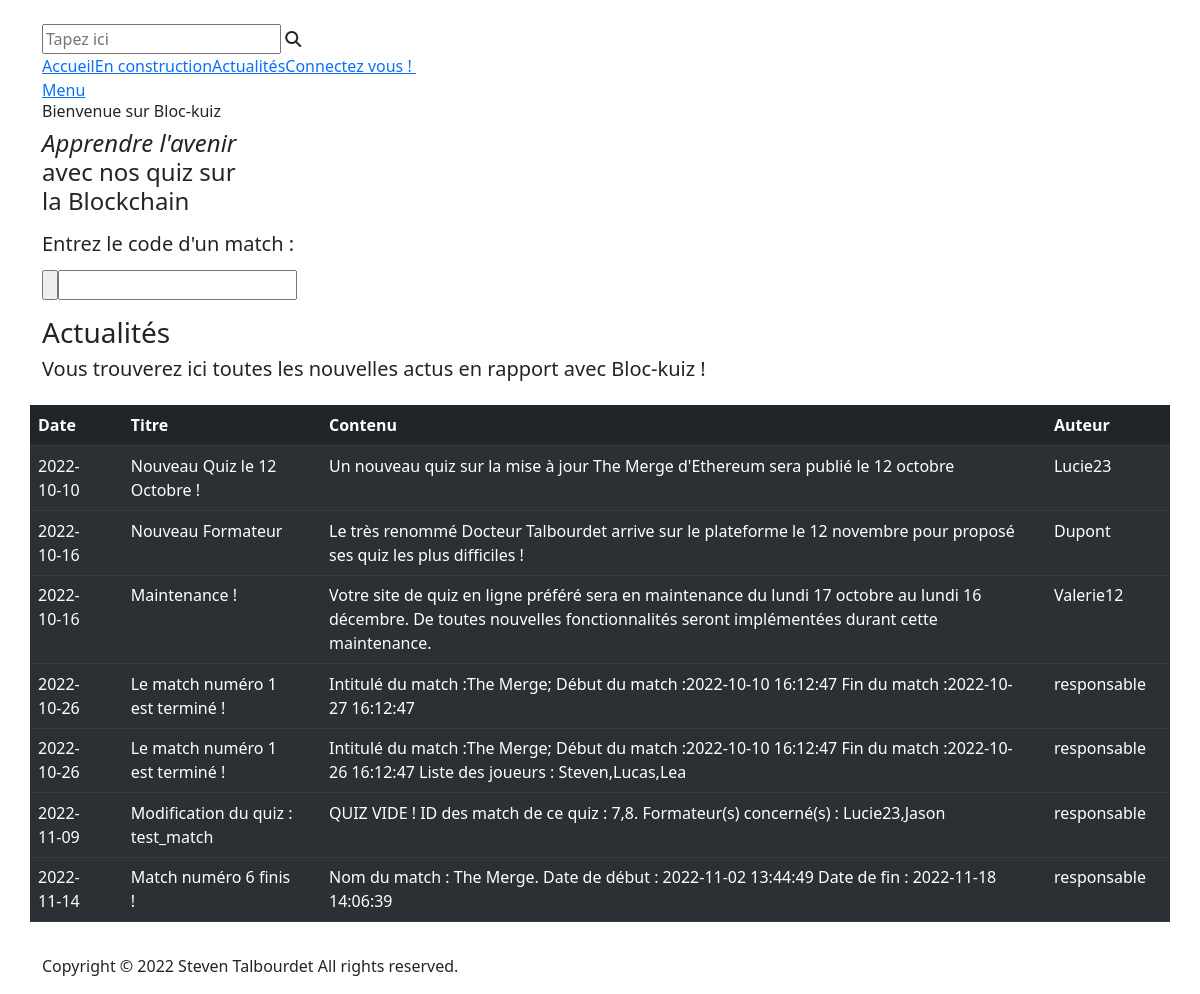
/CodeIgniter/index.php, run on the app's committed database.
### tables this page shows
CREATE TABLE `T_NEWS_new` (
  `new_titre` varchar(200) NOT NULL,
  `new_contenu` varchar(500) NOT NULL,
  `new_date` date NOT NULL,
  `new_id` int(11) NOT NULL,
  `usr_id` int(11) NOT NULL
);

CREATE TABLE `T_UTILISATEUR_usr` (
  `usr_pseudo` varchar(45) NOT NULL,
  `usr_mdp` char(64) NOT NULL,
  `usr_role` char(1) NOT NULL,
  `usr_etat` char(1) NOT NULL,
  `usr_id` int(11) NOT NULL
);

### CodeIgniter/application/controllers/Accueil.php (called while the page is built, shortened)
<?php
class Accueil extends CI_Controller {
    public function __construct()
    {
        $this->load->helper('url');
        $this->load->model('db_model');
    }
    public function afficher()
    {
        $this->load->helper('form');
        $this->load->library('form_validation');
        $data['titre'] = 'Liste des actualités :';
        $data['all_actu'] = $this->db_model->get_all_actualite();
        $data['match_exist'] = $this->db_model->get_match_exist();
        $this->load->view('templates/haut');
        $this->load->view('templates/menu_visiteur');
        $this->load->view('page_accueil',$data);
        $this->load->view('templates/bas');
    }
}
?>

### CodeIgniter/index.php (called while the page is built, shortened)
<?php
require_once BASEPATH.'core/CodeIgniter.php';

### CodeIgniter/application/models/Db_model.php (called while the page is built, shortened)
<?php
class Db_model extends CI_Model {
    public function get_all_actualite()
    {
        $query = $this->db->query(" SELECT new_date, new_titre, new_contenu, usr_pseudo,new_id FROM T_NEWS_new
                                    join T_UTILISATEUR_usr using(usr_id);");
        return $query->result_array();
    }
}
?>

### CodeIgniter/application/views/page_accueil.php (the view, shortened to what this page needs)
<div class="container">
    <div class="row">
      <div class="col-lg-12">
        <div class="page-content">
          <div class="main-banner">
            <div class="row">
              <div >
                <div class="header-text">
                  <h6>Bienvenue sur Bloc-kuiz</h6>
                  <h4><em>Apprendre l'avenir</em> <br>avec nos quiz sur <br>la Blockchain</h4>
                    <div class="tm-main-content tm-gallery-container">
                      <p>
                        <?php
                            echo form_open('match_exister',array('class' => 'test'   ));
                            echo "<h5 style = 'margin-bottom :-10px'>";
                            echo form_label('Entrez le code d\'un match :',);
                            echo "</h5>";
                            echo "<br>";
                            echo "<div class='test2'>";
                              echo "<input type='submit' name='submit' value='' class='input_button' />";
                              $champ1=array('name'=>'code_match', 'required'=>'required','class'=>'input_style', 'maxlength' => '8','minlength' => '8');
                              echo form_input($champ1);
                        ?>
                            </div>
                        </form>
                      </p>
                    </div>
                </div>
              </div>
            </div>
          </div>
          <div class="most-popular">
            <div class="row">
            <h3>Actualités</h3>
            <h5>Vous trouverez ici toutes les nouvelles actus en rapport avec Bloc-kuiz ! </h5>
            <p>
                    <?php
                        if($all_actu != NULL) {
                          echo "<table class='table table-striped table-dark  table-hover'  >";
                              echo "<thead>";
                                echo "<tr>";
                                  echo "<th >Date</th>";
                                  echo"<th ></th>";
                                  echo "<th >Titre</th>";
                                  echo "<th ></th>";
                                  echo "<th >Contenu</th>";
                                  echo "<th ></th>";
                                  echo "<th >Auteur</th>";
                                  echo "<th ></th>";
                                echo "</tr>";
                              echo "</thead>";
                            echo "<tbody>";
                              foreach($all_actu as $info){
                                    echo '<tr onclick="window.location=\'https://obiwan.univ-brest.fr/difal3/ztalboust/dev/v1/CodeIgniter/index.php/actualite/afficher/'.$info["new_id"].'\'" style="cursor: pointer">';
                                      echo "<td>";
                                          echo $info["new_date"];
                                      echo "<td/>";
                                      echo "<td/>";
                                        echo $info["new_titre"] ;
                                      echo "<td/>";
                                      echo "<td/>";
                                        echo $info["new_contenu"];
                                      echo "<td/>";
                                      echo "<td/>";
                                        echo $info["usr_pseudo"];
                                      echo "<td/>";
                              }
                        }
                            else {
                            echo "Aucune actu pour le moment !";
                        }
                    ?>
                </tbody>
              </table>
                    </p>
            </div>
          </div>
        </div>
      </div>
    </div>
  </div>

### CodeIgniter/application/views/templates/haut.php (shortened to what this page needs)
<!DOCTYPE html>
<html lang="en">
  <head>
    <link href="<?php echo base_url();?>style/front_end/vendor/bootstrap/css/bootstrap.min.css" rel="stylesheet">
    <link rel="stylesheet" href="<?php echo base_url();?>style/front_end/assets/css/fontawesome.css">
    <link rel="stylesheet" href="<?php echo base_url();?>style/front_end/assets/css/templatemo-cyborg-gaming.css">
    <link rel="stylesheet" href="<?php echo base_url();?>style/front_end/assets/css/owl.css">
    <link rel="stylesheet" href="<?php echo base_url();?>style/front_end/assets/css/animate.css">
    <link rel="stylesheet"href="https://unpkg.com/swiper@7/swiper-bundle.min.css"/>
  </head>
<body>
  <header class="header-area header-sticky">
    <div class="container">
        <div class="row">
            <div class="col-12">
                <nav class="main-nav">

### CodeIgniter/application/views/templates/menu_visiteur.php
                  <div class="search-input">
                    <form id="search" action="#">
                      <input type="text" placeholder="Tapez ici" id='searchText' name="searchKeyword" onkeypress="handle" />
                      <i class="fa fa-search"></i>
                    </form>
                  </div>
                  <ul class="nav">
                      <li><a href="<?php echo $this->config->base_url(); ?>">Accueil</a></li>
                      <li><a href="<?php echo $this->config->base_url(); ?>">En construction</a></li>
                      <li><a href="<?php echo $this->config->base_url(); ?>index.php/actualite/afficher">Actualités</a></li>
                      <li><a href="<?php echo $this->config->base_url(); ?>index.php/compte/connecter">Connectez vous ! <img src="<?php echo base_url();?>style/front_end/assets/images/profile-header.jpg" alt=""></a></li>
                  </ul>
                  <a class='menu-trigger'>
                      <span>Menu</span>
                  </a>
              </nav>
          </div>
      </div>
  </div>
</header>

### CodeIgniter/application/views/templates/bas.php (shortened to what this page needs)
 <footer>
    <div class="container">
      <div class="row">
        <div class="col-lg-12">
          <p>Copyright © 2022 Steven Talbourdet All rights reserved. </p>
        </div>
      </div>
    </div>
  </footer>
  </body>
</html>

### data on the page
t_news_new: new_date "2022-10-10", new_titre "Nouveau Quiz le 12 Octobre !", new_contenu "Un nouveau quiz sur la mise à jour The Merge d'Ethereum sera publié le 12 octobre", usr.usr_pseudo "Lucie23"
t_news_new: new_date "2022-10-16", new_titre "Nouveau Formateur", new_contenu "Le très renommé Docteur Talbourdet arrive sur le plateforme le 12 novembre pour proposé ses quiz les plus difficiles !", usr.usr_pseudo "Dupont"
t_news_new: new_date "2022-10-16", new_titre "Maintenance !", new_contenu "Votre site de quiz en ligne préféré sera en maintenance du lundi 17 octobre au lundi 16 décembre. De toutes nouvelles fonctionnalités seront implémentées durant cette maintenance.", usr.usr_pseudo "Valerie12"
t_news_new: new_date "2022-10-26", new_titre "Le match numéro 1 est terminé !", new_contenu "Intitulé du match :The Merge; Début du match :2022-10-10 16:12:47 Fin du match :2022-10-27 16:12:47", usr.usr_pseudo "responsable"
t_news_new: new_date "2022-10-26", new_titre "Le match numéro 1 est terminé !", new_contenu "Intitulé du match :The Merge; Début du match :2022-10-10 16:12:47 Fin du match :2022-10-26 16:12:47 Liste des joueurs : Steven,Lucas,Lea", usr.usr_pseudo "responsable"
t_news_new: new_date "2022-11-09", new_titre "Modification du quiz : test_match", new_contenu "QUIZ VIDE ! ID des match de ce quiz : 7,8. Formateur(s) concerné(s) : Lucie23,Jason", usr.usr_pseudo "responsable"
t_news_new: new_date "2022-11-14", new_titre "Match numéro 6 finis !", new_contenu "Nom du match : The Merge. Date de début : 2022-11-02 13:44:49 Date de fin : 2022-11-18 14:06:39", usr.usr_pseudo "responsable"

### other printed values
form_label('Entrez le code d\'un match :',) "Entrez le code d'un match :"
